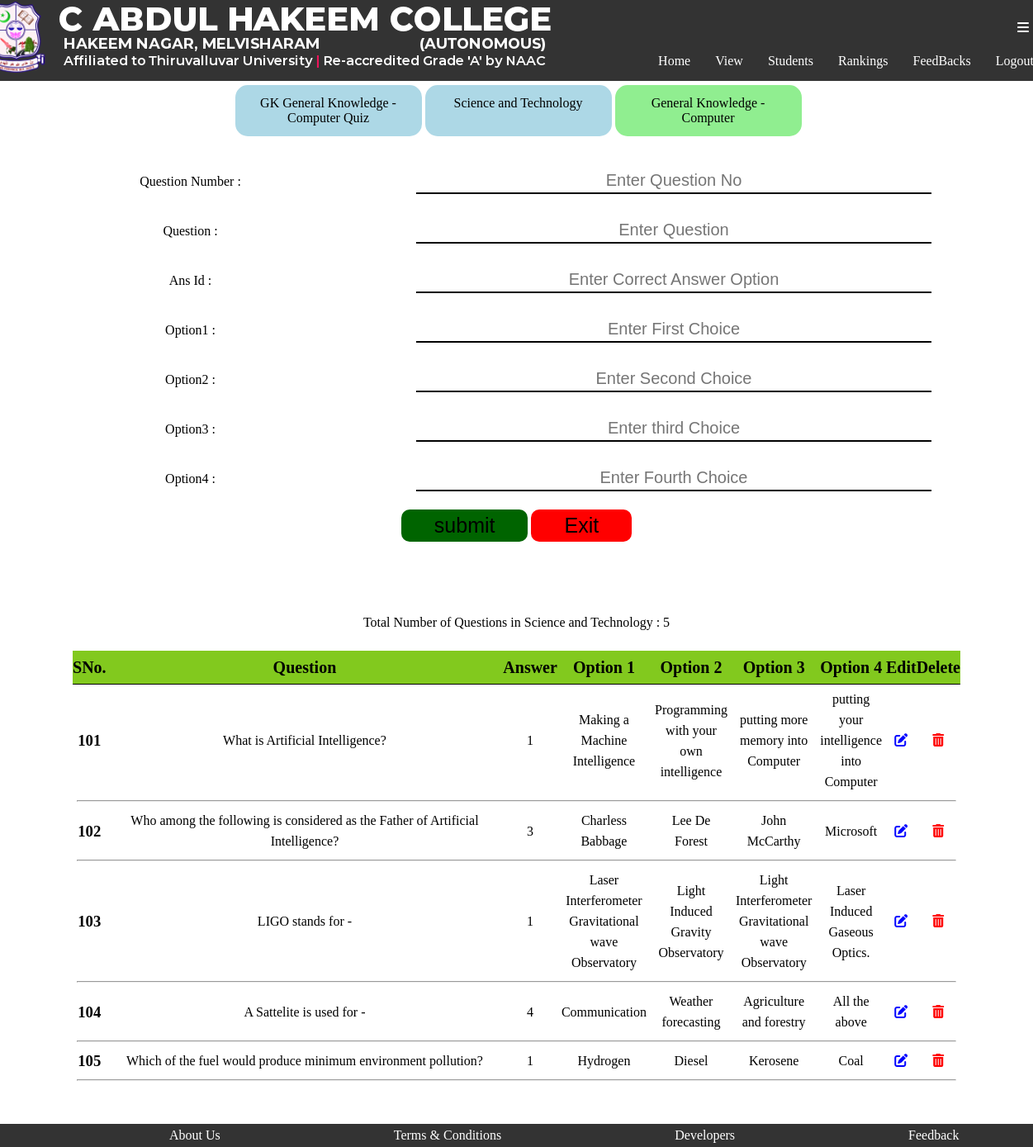
/adminuser.php?section=Science and Technology (signed in), run on the app's committed database.
### tables this page shows
CREATE TABLE `Title` (
  `id` int(5) NOT NULL,
  `Subject` varchar(100) NOT NULL,
  `visibility` bit(1) NOT NULL
);

CREATE TABLE `Title1` (
  `id` int(5) NOT NULL,
  `Subject` varchar(100) NOT NULL,
  `visibility` bit(1) NOT NULL
);

CREATE TABLE `Question` (
  `Qno` int(5) NOT NULL,
  `Question` varchar(500) NOT NULL,
  `Ansid` varchar(40) NOT NULL,
  `Section` varchar(100) NOT NULL
);

CREATE TABLE `Answers` (
  `No` int(5) NOT NULL,
  `Options` varchar(100) NOT NULL,
  `Qno` int(5) NOT NULL
);

### adminuser.php (the view, shortened to what this page needs)
<!Doctype HTML>
<?php
include("header.php");
include("dbconnect.php");
?>
<body>
    <?php
    if(isset($_SESSION["aid"]))
    {
            ?>
            <?php
        if(isset($_REQUEST["section"]))
        {
            echo '<div id="Title">';
            $Title=mysqli_query($link,"select * from Title order by id");
            while($Trows=mysqli_fetch_array($Title))
            {
            ?>
                <div id="div1">
                    <a style="text-decoration:none; color:black" href="adminuser.php?section=<?php echo $Trows["Subject"]; ?>"><?php echo $Trows["Subject"]; ?></a>
                </div>
            <?php
            }
            $Title=mysqli_query($link,"select * from Title1 order by id");
            while($Trows=mysqli_fetch_array($Title))
            {
            ?>
                <div id="div2">
                    <a style="text-decoration:none; color:black;" href="adminuser.php?Bsection=<?php echo $Trows["Subject"]; ?>"><?php echo $Trows["Subject"]; ?></a>
                </div>
            <?php
            }
            echo '</div>';
            $section=$_REQUEST["section"]; ?>
            <div id="question">
                <form method="post" style="text-align:center" action="adminuser.php?section=<?php echo $section; ?>">
                    <table>
                        <tr>
                            <td><label for="">Question Number :</label></td>
                            <td><input type="text" name="No" value="" placeholder="Enter Question No" autocomplete="off" autofocus required></td>
                        </tr>
                        <tr>
                            <td><label for="">Question :</label></td>
                            <td><input type="text" name="Question" value="" placeholder="Enter Question" autocomplete="off" required></td>
                        </tr>
                        <tr>
                            <td><label for="">Ans Id :</label></td>
                            <td><input type="text" name="Ansid" value="" placeholder="Enter Correct Answer Option" required></td>
                        </tr>
                        <tr>
                            <td><label for="">Option1 :</label> </td>
                            <td><input type="text" name="Option1" value="" placeholder="Enter First Choice" autocomplete="off" required></td>
                        </tr>
                        <tr>
                            <td><label for="">Option2 :</label></td>
                            <td><input type="text" name="Option2" value="" placeholder="Enter Second Choice" autocomplete="off" required></td>
                        </tr>
                        <tr>
                            <td><label for="">Option3 :</label> </td>
                            <td><input type="text" name="Option3" value="" placeholder="Enter third Choice" autocomplete="off" required></td>
                        </tr>
                        <tr>
                            <td><label for="">Option4 :</label> </td>
                            <td><input type="text" name="Option4" value="" placeholder="Enter Fourth Choice" autocomplete="off" required></td>
                        </tr>
                        <tr>
                            <td colspan=2>
                                <input type="submit" name="submitQuestion" value="submit" style="background:darkgreen; padding:5px 40px; font-size:25px; border-radius:10px; border:none;">
                                <button style="background:red; padding:5px 40px; font-size:25px; border-radius:10px; border:none;"><a href="adminuser.php?a=1" style="text-decoration:none; color:black;">Exit</a></button>
                            </td>
                        </tr>
                    </table>
                </form>
            </div>
            <div align=center style="padding:50px;">
                <form action="" id=display style="text-align:center;" method="post">
                <div>
                    <table class="table">
                        <tr>
                            <th>SNo.</th>
                            <th width="500px">Question</th>
                            <th>Answer</th>
                            <th>Option 1</th>
                            <th>Option 2</th>
                            <th>Option 3</th>
                            <th>Option 4</th>
                            <th>Edit</th>
                            <th>Delete</th>
                        </tr>
                            <?php
                                $section=$_REQUEST["section"];
                                $Qdetails=mysqli_query($link,"select * from Question where Section='$section' order by Qno");
                                while($Qrows=mysqli_fetch_array($Qdetails))
                                {
                                    $i=$Qrows["Qno"];
                                    ?>
                                    <tr>
                                    <td style=""><h3><?php echo $Qrows["Qno"]; ?></h3></td>
                                    <td><?php echo $Qrows["Question"]; ?></td>
                                    <td><?php echo $Qrows["Ansid"]; ?></td>
                                    <?php
                                    $Adetails=mysqli_query($link,"select * from Answers where Qno=$i Order by No");
                                    while($Arows=mysqli_fetch_array($Adetails))
                                    {
                                        ?>
                                        <td><?php echo $Arows["Options"]; ?></td>
                                        <?php
                                    }
                                    ?>
                                    <td><a href='edit.php?Qno=<?php echo $Qrows["Qno"]; ?>'><i style="color:blue" class="fas fa-edit"></i></a></td>
                                    <td><a href='edit.php?Del_Qno=<?php echo $Qrows["Qno"]; ?>'><i style="color:red" class="fas fa-trash-alt"></i></a></td>
                                    </tr>
                                    <tr><td colspan='9'><hr></td></tr>
                                    <?php
                                }
                            ?>
                    </table>
                </div>
                </form>
            </div>
            <?php
        }
            ?>
            <?php
        include("footer.php");
    }
    else
    {
        echo "<div style='margin-top:10%; text-align:center;'>";
        echo "<h1>You have been Logout</h1>";
        echo "Click <a href='index.php?i=3'>here</a> to Login";
        echo "</div>";
    }
    ?>
</body>

### header.php (style rules this page uses)
* { margin:0px; padding:0px; }

### adminuser.php (style rules this page uses)
#question input[type="text"] { border:none; border-bottom:2px solid black; width:80%; text-align:center; line-height:30px; font-size:20px; background:transparent; }
#Title { display:flex; justify-content:center; }
#Title>#div1 { width:200px; text-align:center; margin-left:4px; margin-top:5px; padding:10px; background:lightblue; border:3px solid lightblue; border-radius:15px; }
#Title>#div2 { width:200px; text-align:center; margin-left:4px; margin-top:5px; padding:10px; background:lightgreen; border:3px solid lightgreen; border-radius:15px; }
#Title>div>a { float:left; height:100%; width:100%; }
table { background:white; margin:10px 2% 10px 2%; padding:15px; text-align:center; width:96%; font-size:20px; border-spacing:0px; }
th { line-height:40px; border-bottom:1px solid black; background:#82c91e; }
td { line-height:50px; text-align:center; font-size:16px; padding:5px; }
.table td { line-height:25px; }

### footer.php (style rules this page uses)
* { margin:0px; padding:0px; }

### data on the page
title: Subject "GK General Knowledge - Computer Quiz"
title: Subject "Science and Technology"
title1: Subject "General Knowledge - Computer"
question: Qno "101", Question "What is Artificial Intelligence?", Ansid "1"
answers: Options "Making a Machine Intelligence"
answers: Options "Programming with your own intelligence"
answers: Options "putting more memory into Computer"
answers: Options "putting your intelligence into Computer"
question: Qno "102", Question "Who among the following is considered as the Father of Artificial Intelligence?", Ansid "3"
answers: Options "Charless Babbage"
answers: Options "Lee De Forest"
answers: Options "John McCarthy"
answers: Options "Microsoft"
question: Qno "103", Question "LIGO stands for -", Ansid "1"
answers: Options "Laser Interferometer Gravitational wave Observatory"
answers: Options "Light Induced Gravity Observatory"
answers: Options "Light Interferometer Gravitational wave Observatory"
answers: Options "Laser Induced Gaseous Optics."
question: Qno "104", Question "A Sattelite is used for -", Ansid "4"
answers: Options "Communication"
answers: Options "Weather forecasting"
answers: Options "Agriculture and forestry"
answers: Options "All the above"
question: Qno "105", Question "Which of the fuel would produce minimum environment pollution?", Ansid "1"
answers: Options "Hydrogen"
answers: Options "Diesel"
answers: Options "Kerosene"
answers: Options "Coal"
